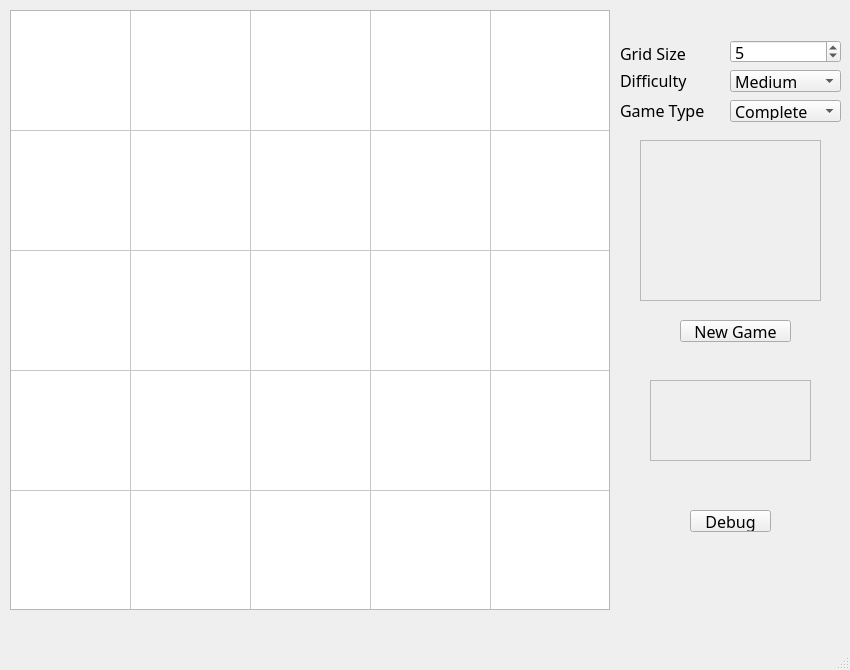
<?xml version="1.0" encoding="UTF-8"?>
<ui version="4.0">
 <class>GameWindow</class>
 <widget class="QMainWindow" name="GameWindow">
  <property name="geometry">
   <rect>
    <x>0</x>
    <y>0</y>
    <width>850</width>
    <height>670</height>
   </rect>
  </property>
  <property name="sizePolicy">
   <sizepolicy hsizetype="Maximum" vsizetype="Maximum">
    <horstretch>0</horstretch>
    <verstretch>0</verstretch>
   </sizepolicy>
  </property>
  <property name="font">
   <font>
    <family>Droid Sans Mono</family>
    <pointsize>12</pointsize>
    <weight>50</weight>
    <italic>false</italic>
    <bold>false</bold>
   </font>
  </property>
  <property name="windowTitle">
   <string>CpuToe</string>
  </property>
  <widget class="QWidget" name="centralWidget">
   <widget class="QTableWidget" name="tableWidget">
    <property name="geometry">
     <rect>
      <x>10</x>
      <y>10</y>
      <width>600</width>
      <height>600</height>
     </rect>
    </property>
    <property name="cursor" stdset="0">
     <cursorShape>PointingHandCursor</cursorShape>
    </property>
    <property name="mouseTracking">
     <bool>false</bool>
    </property>
    <property name="autoFillBackground">
     <bool>false</bool>
    </property>
    <property name="frameShape">
     <enum>QFrame::StyledPanel</enum>
    </property>
    <property name="frameShadow">
     <enum>QFrame::Sunken</enum>
    </property>
    <property name="lineWidth">
     <number>1</number>
    </property>
    <property name="verticalScrollBarPolicy">
     <enum>Qt::ScrollBarAlwaysOff</enum>
    </property>
    <property name="horizontalScrollBarPolicy">
     <enum>Qt::ScrollBarAlwaysOff</enum>
    </property>
    <property name="autoScroll">
     <bool>false</bool>
    </property>
    <property name="editTriggers">
     <set>QAbstractItemView::NoEditTriggers</set>
    </property>
    <property name="tabKeyNavigation">
     <bool>false</bool>
    </property>
    <property name="showDropIndicator" stdset="0">
     <bool>false</bool>
    </property>
    <property name="dragDropOverwriteMode">
     <bool>false</bool>
    </property>
    <property name="alternatingRowColors">
     <bool>false</bool>
    </property>
    <property name="selectionMode">
     <enum>QAbstractItemView::NoSelection</enum>
    </property>
    <property name="verticalScrollMode">
     <enum>QAbstractItemView::ScrollPerItem</enum>
    </property>
    <property name="showGrid">
     <bool>true</bool>
    </property>
    <property name="gridStyle">
     <enum>Qt::SolidLine</enum>
    </property>
    <property name="sortingEnabled">
     <bool>false</bool>
    </property>
    <property name="rowCount">
     <number>5</number>
    </property>
    <property name="columnCount">
     <number>5</number>
    </property>
    <attribute name="horizontalHeaderVisible">
     <bool>false</bool>
    </attribute>
    <attribute name="horizontalHeaderDefaultSectionSize">
     <number>120</number>
    </attribute>
    <attribute name="horizontalHeaderHighlightSections">
     <bool>true</bool>
    </attribute>
    <attribute name="horizontalHeaderMinimumSectionSize">
     <number>120</number>
    </attribute>
    <attribute name="verticalHeaderVisible">
     <bool>false</bool>
    </attribute>
    <attribute name="verticalHeaderDefaultSectionSize">
     <number>120</number>
    </attribute>
    <attribute name="verticalHeaderHighlightSections">
     <bool>false</bool>
    </attribute>
    <attribute name="verticalHeaderMinimumSectionSize">
     <number>120</number>
    </attribute>
    <row/>
    <row/>
    <row/>
    <row/>
    <row/>
    <column/>
    <column/>
    <column/>
    <column/>
    <column/>
   </widget>
   <widget class="QPushButton" name="pushButton">
    <property name="geometry">
     <rect>
      <x>680</x>
      <y>320</y>
      <width>111</width>
      <height>22</height>
     </rect>
    </property>
    <property name="text">
     <string>New Game</string>
    </property>
   </widget>
   <widget class="QSpinBox" name="spinBox">
    <property name="geometry">
     <rect>
      <x>730</x>
      <y>40</y>
      <width>111</width>
      <height>23</height>
     </rect>
    </property>
    <property name="minimum">
     <number>4</number>
    </property>
    <property name="maximum">
     <number>8</number>
    </property>
    <property name="value">
     <number>5</number>
    </property>
   </widget>
   <widget class="QComboBox" name="comboBox">
    <property name="geometry">
     <rect>
      <x>730</x>
      <y>70</y>
      <width>111</width>
      <height>22</height>
     </rect>
    </property>
    <property name="currentText">
     <string>Medium</string>
    </property>
    <property name="currentIndex">
     <number>1</number>
    </property>
    <item>
     <property name="text">
      <string>Easy</string>
     </property>
    </item>
    <item>
     <property name="text">
      <string>Medium</string>
     </property>
    </item>
    <item>
     <property name="text">
      <string>Hard</string>
     </property>
    </item>
   </widget>
   <widget class="QLabel" name="label">
    <property name="geometry">
     <rect>
      <x>620</x>
      <y>43</y>
      <width>91</width>
      <height>21</height>
     </rect>
    </property>
    <property name="text">
     <string>Grid Size</string>
    </property>
   </widget>
   <widget class="QLabel" name="label_2">
    <property name="geometry">
     <rect>
      <x>620</x>
      <y>70</y>
      <width>91</width>
      <height>21</height>
     </rect>
    </property>
    <property name="text">
     <string>Difficulty</string>
    </property>
   </widget>
   <widget class="QLabel" name="label_3">
    <property name="geometry">
     <rect>
      <x>620</x>
      <y>100</y>
      <width>101</width>
      <height>21</height>
     </rect>
    </property>
    <property name="text">
     <string>Game Type</string>
    </property>
   </widget>
   <widget class="QComboBox" name="comboBox_2">
    <property name="geometry">
     <rect>
      <x>730</x>
      <y>100</y>
      <width>111</width>
      <height>22</height>
     </rect>
    </property>
    <property name="currentText">
     <string>Complete</string>
    </property>
    <property name="currentIndex">
     <number>0</number>
    </property>
    <item>
     <property name="text">
      <string>Complete</string>
     </property>
    </item>
    <item>
     <property name="text">
      <string>First Row</string>
     </property>
    </item>
   </widget>
   <widget class="QLabel" name="label_4">
    <property name="geometry">
     <rect>
      <x>640</x>
      <y>140</y>
      <width>181</width>
      <height>161</height>
     </rect>
    </property>
    <property name="frameShape">
     <enum>QFrame::StyledPanel</enum>
    </property>
    <property name="frameShadow">
     <enum>QFrame::Sunken</enum>
    </property>
    <property name="lineWidth">
     <number>0</number>
    </property>
    <property name="midLineWidth">
     <number>0</number>
    </property>
    <property name="text">
     <string/>
    </property>
    <property name="textFormat">
     <enum>Qt::AutoText</enum>
    </property>
    <property name="scaledContents">
     <bool>true</bool>
    </property>
    <property name="alignment">
     <set>Qt::AlignCenter</set>
    </property>
    <property name="wordWrap">
     <bool>true</bool>
    </property>
    <property name="margin">
     <number>2</number>
    </property>
   </widget>
   <widget class="QLabel" name="label_5">
    <property name="geometry">
     <rect>
      <x>650</x>
      <y>380</y>
      <width>161</width>
      <height>81</height>
     </rect>
    </property>
    <property name="frameShape">
     <enum>QFrame::StyledPanel</enum>
    </property>
    <property name="frameShadow">
     <enum>QFrame::Sunken</enum>
    </property>
    <property name="lineWidth">
     <number>0</number>
    </property>
    <property name="midLineWidth">
     <number>0</number>
    </property>
    <property name="text">
     <string/>
    </property>
    <property name="textFormat">
     <enum>Qt::AutoText</enum>
    </property>
    <property name="scaledContents">
     <bool>true</bool>
    </property>
    <property name="alignment">
     <set>Qt::AlignCenter</set>
    </property>
    <property name="wordWrap">
     <bool>true</bool>
    </property>
    <property name="margin">
     <number>2</number>
    </property>
   </widget>
   <widget class="QPushButton" name="pushButton_2">
    <property name="geometry">
     <rect>
      <x>690</x>
      <y>510</y>
      <width>81</width>
      <height>22</height>
     </rect>
    </property>
    <property name="text">
     <string>Debug</string>
    </property>
   </widget>
   <widget class="QTreeWidget" name="treeWidget">
    <property name="geometry">
     <rect>
      <x>850</x>
      <y>10</y>
      <width>440</width>
      <height>600</height>
     </rect>
    </property>
    <property name="animated">
     <bool>true</bool>
    </property>
    <column>
     <property name="text">
      <string>Move</string>
     </property>
     <property name="textAlignment">
      <set>AlignHCenter|AlignVCenter|AlignCenter</set>
     </property>
     <property name="background">
      <color alpha="10">
       <red>100</red>
       <green>100</green>
       <blue>100</blue>
      </color>
     </property>
    </column>
    <column>
     <property name="text">
      <string>Player</string>
     </property>
     <property name="textAlignment">
      <set>AlignHCenter|AlignVCenter|AlignCenter</set>
     </property>
     <property name="background">
      <color alpha="20">
       <red>50</red>
       <green>50</green>
       <blue>50</blue>
      </color>
     </property>
    </column>
    <column>
     <property name="text">
      <string>Score</string>
     </property>
     <property name="font">
      <font>
       <stylestrategy>NoAntialias</stylestrategy>
      </font>
     </property>
     <property name="textAlignment">
      <set>AlignHCenter|AlignVCenter|AlignCenter</set>
     </property>
     <property name="background">
      <color alpha="100">
       <red>100</red>
       <green>10</green>
       <blue>10</blue>
      </color>
     </property>
    </column>
   </widget>
  </widget>
  <widget class="QMenuBar" name="menuBar">
   <property name="geometry">
    <rect>
     <x>0</x>
     <y>0</y>
     <width>850</width>
     <height>24</height>
    </rect>
   </property>
  </widget>
  <widget class="QStatusBar" name="statusBar"/>
 </widget>
 <layoutdefault spacing="6" margin="11"/>
 <resources/>
 <connections>
  <connection>
   <sender>tableWidget</sender>
   <signal>cellClicked(int,int)</signal>
   <receiver>GameWindow</receiver>
   <slot>play(int,int)</slot>
   <hints>
    <hint type="sourcelabel">
     <x>100</x>
     <y>86</y>
    </hint>
    <hint type="destinationlabel">
     <x>407</x>
     <y>39</y>
    </hint>
   </hints>
  </connection>
  <connection>
   <sender>pushButton</sender>
   <signal>clicked()</signal>
   <receiver>GameWindow</receiver>
   <slot>resize()</slot>
   <hints>
    <hint type="sourcelabel">
     <x>623</x>
     <y>360</y>
    </hint>
    <hint type="destinationlabel">
     <x>543</x>
     <y>137</y>
    </hint>
   </hints>
  </connection>
  <connection>
   <sender>comboBox_2</sender>
   <signal>currentIndexChanged(int)</signal>
   <receiver>GameWindow</receiver>
   <slot>showHelp(int)</slot>
   <hints>
    <hint type="sourcelabel">
     <x>676</x>
     <y>157</y>
    </hint>
    <hint type="destinationlabel">
     <x>712</x>
     <y>169</y>
    </hint>
   </hints>
  </connection>
  <connection>
   <sender>pushButton_2</sender>
   <signal>clicked()</signal>
   <receiver>GameWindow</receiver>
   <slot>showDebug()</slot>
   <hints>
    <hint type="sourcelabel">
     <x>650</x>
     <y>514</y>
    </hint>
    <hint type="destinationlabel">
     <x>551</x>
     <y>506</y>
    </hint>
   </hints>
  </connection>
 </connections>
 <slots>
  <slot>play(int,int,int)</slot>
  <slot>resize()</slot>
  <slot>showHelp(int)</slot>
  <slot>showDebug()</slot>
 </slots>
</ui>
